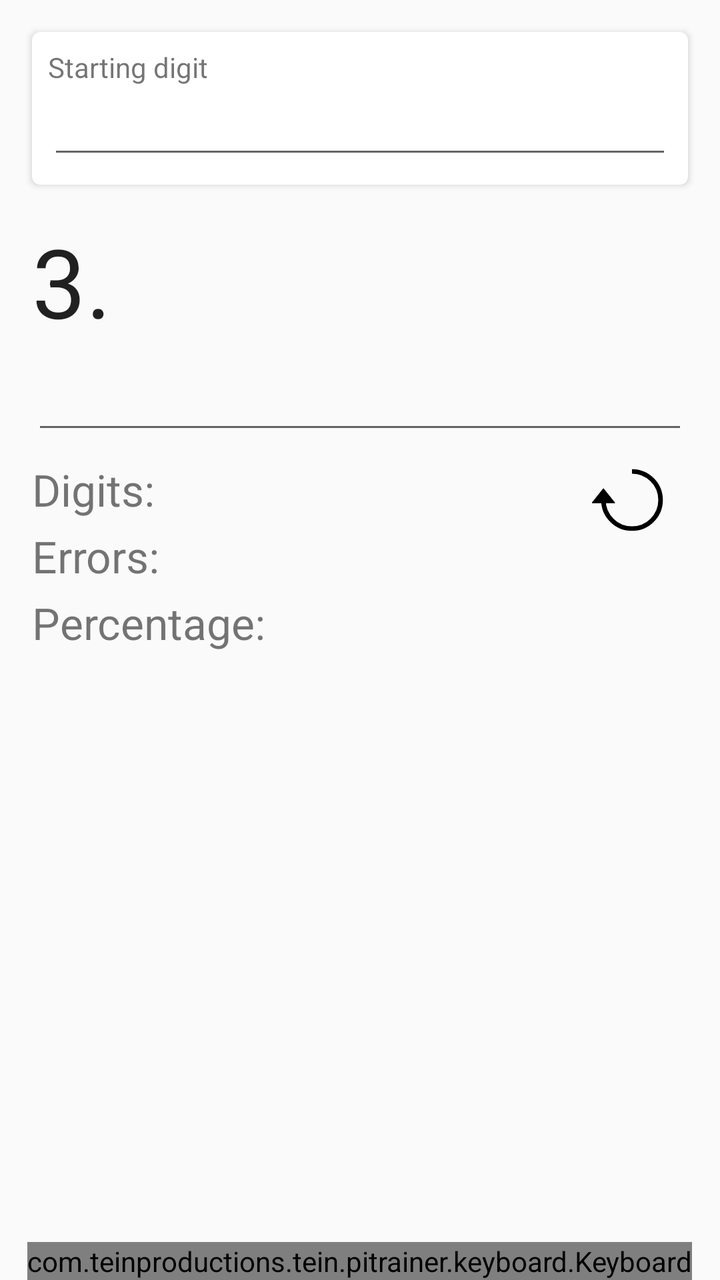
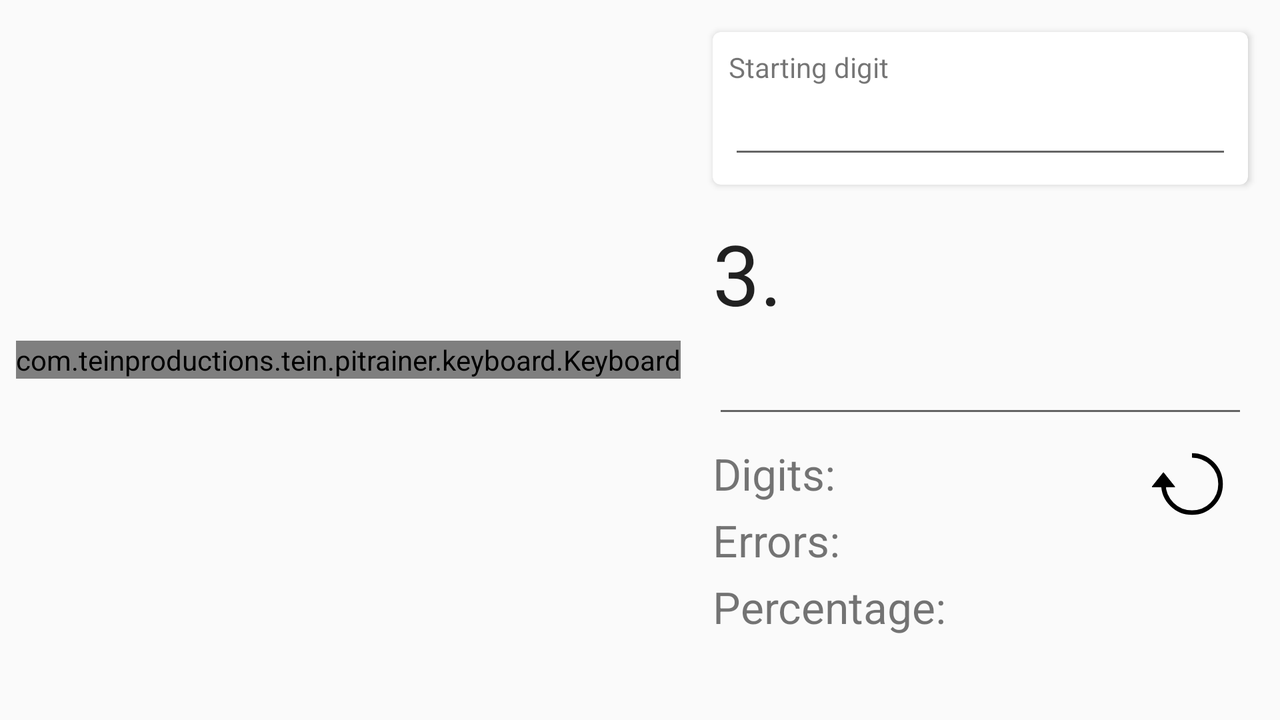

One screen, two layout resources from the same app: the default and the repository's alternative for another configuration. Each is rendered where Android would select it; the XML of both is given below.
<!-- AndroidManifest.xml: application theme AppTheme -->
<!-- res/layout/fragment_practise.xml -->
<?xml version="1.0" encoding="utf-8"?>
<RelativeLayout xmlns:android="http://schemas.android.com/apk/res/android"
    xmlns:app="http://schemas.android.com/apk/res-auto"
    xmlns:tools="http://schemas.android.com/tools"
    android:id="@+id/root"
    android:layout_width="match_parent"
    android:layout_height="match_parent">

    <ScrollView
        android:layout_width="match_parent"
        android:layout_height="match_parent"
        android:layout_above="@id/keyboard">

        <RelativeLayout
            android:layout_width="match_parent"
            android:layout_height="wrap_content">

            <ImageButton
                android:id="@+id/openSettings_button"
                android:layout_width="wrap_content"
                android:layout_height="wrap_content"
                android:layout_alignParentEnd="true"
                android:layout_alignParentRight="true"
                android:layout_alignParentTop="true"
                android:layout_marginEnd="16dp"
                android:layout_marginRight="16dp"
                android:layout_marginTop="16dp"
                android:background="?attr/selectableItemBackgroundBorderless"
                android:contentDescription="@string/settings"
                android:padding="8dp"
                android:scaleType="fitCenter"
                android:src="@drawable/ic_keyboard_arrow_down_24dp" />

            <androidx.cardview.widget.CardView
                android:id="@+id/settings_layout"
                android:layout_width="match_parent"
                android:layout_height="wrap_content"
                android:layout_marginLeft="16dp"
                android:layout_marginRight="16dp"
                android:layout_marginTop="16dp"
                android:visibility="gone"
                app:cardCornerRadius="4dp"
                app:contentPadding="8dp"
                tools:visibility="visible">

                <ImageButton
                    android:id="@+id/closeSettings_button"
                    android:layout_width="wrap_content"
                    android:layout_height="wrap_content"
                    android:layout_gravity="end"
                    android:background="?attr/selectableItemBackgroundBorderless"
                    android:contentDescription="@string/close_settings_xs"
                    android:src="@drawable/ic_close_24dp" />

                <LinearLayout
                    android:layout_width="match_parent"
                    android:layout_height="wrap_content"
                    android:orientation="vertical">

                    <TextView
                        android:id="@+id/startDigit_textView"
                        android:layout_width="wrap_content"
                        android:layout_height="wrap_content"
                        android:text="@string/starting_digit" />

                    <EditText
                        android:id="@+id/startDigit_editText"
                        android:layout_width="match_parent"
                        android:layout_height="wrap_content"
                        android:inputType="number" />
                </LinearLayout>
            </androidx.cardview.widget.CardView>

            <TextView
                android:id="@+id/integerPart_textView"
                android:layout_width="wrap_content"
                android:layout_height="wrap_content"
                android:layout_below="@id/settings_layout"
                android:layout_marginLeft="16dp"
                android:layout_marginRight="16dp"
                android:layout_marginTop="16dp"
                android:textColor="?android:textColorPrimary"
                android:textSize="48sp"
                tools:text="3." />

            <EditText
                android:id="@+id/input_editText"
                android:layout_width="match_parent"
                android:layout_height="wrap_content"
                android:layout_below="@id/integerPart_textView"
                android:layout_marginLeft="16dp"
                android:layout_marginRight="16dp"
                android:inputType="number"
                android:textSize="24sp" />

            <ImageButton
                android:id="@+id/refresh_button"
                android:layout_width="wrap_content"
                android:layout_height="wrap_content"
                android:layout_alignParentEnd="true"
                android:layout_alignParentRight="true"
                android:layout_below="@id/input_editText"
                android:layout_marginEnd="16dp"
                android:layout_marginRight="16dp"
                android:background="@null"
                android:contentDescription="@string/restart"
                android:padding="8dp"
                tools:src="@drawable/ic_restart" />

            <TableLayout
                android:layout_width="wrap_content"
                android:layout_height="wrap_content"
                android:layout_below="@id/input_editText"
                android:layout_marginLeft="16dp"
                android:layout_marginStart="16dp"
                android:layout_marginTop="8dp">

                <TableRow>

                    <TextView
                        android:text="@string/digits_colon"
                        android:textSize="22sp" />

                    <TextView
                        android:id="@+id/digits_textView"
                        android:textSize="22sp" />
                </TableRow>

                <TableRow android:layout_marginTop="4dp">

                    <TextView
                        android:text="@string/errors_colon"
                        android:textSize="22sp" />

                    <TextView
                        android:id="@+id/errors_textView"
                        android:textSize="22sp" />
                </TableRow>

                <TableRow android:layout_marginTop="4dp">

                    <TextView
                        android:text="@string/percentage_colon"
                        android:textSize="22sp" />

                    <TextView
                        android:id="@+id/percentage_textView"
                        android:textSize="22sp" />
                </TableRow>
            </TableLayout>
        </RelativeLayout>
    </ScrollView>

    <com.teinproductions.tein.pitrainer.keyboard.Keyboard
        android:id="@+id/keyboard"
        android:layout_width="wrap_content"
        android:layout_height="wrap_content"
        android:layout_alignParentBottom="true"
        android:layout_centerHorizontal="true"
        android:visibility="gone"
        tools:visibility="visible" />
</RelativeLayout>
<!-- resources referenced by this layout -->
<resources>
  <!-- drawable ic_restart (drawable-v21) -->
  <?xml version="1.0" encoding="utf-8"?>
  <vector xmlns:android="http://schemas.android.com/apk/res/android"
      android:width="40dp"
      android:height="40dp"
      android:viewportHeight="140"
      android:viewportWidth="140">
  
      <group
          android:name="rotating_arrow"
          android:pivotX="70"
          android:pivotY="70">
          <path
              android:name="circle"
              android:pathData="M 70 20 A 50 50 0 1 1 20 70"
              android:strokeColor="@color/restart_arrow_color"
              android:strokeWidth="8" />
  
          <path
              android:name="triangle"
              android:fillColor="@color/restart_arrow_color"
              android:pathData="M 0 75 L 40 75 L 20 50 Z"
              android:strokeColor="@color/restart_arrow_color" />
      </group>
  </vector>
  <string name="close_settings_xs">Close settings</string>
  <string name="digits_colon">Digits:</string>
  <string name="errors_colon">Errors:</string>
  <string name="percentage_colon">Percentage:</string>
  <string name="restart">Restart</string>
  <string name="settings">Settings</string>
  <string name="starting_digit">Starting digit</string>
  <style name="AppTheme" parent="Theme.AppCompat.DayNight.NoActionBar">
          <item name="colorPrimary">@color/colorPrimary</item>
          <item name="colorPrimaryDark">@color/colorPrimaryDark</item>
          <item name="colorAccent">@color/colorAccent</item>
      </style>
  <color name="restart_arrow_color">#ff000000</color>
  <color name="colorPrimary">#2196F3</color>
  <color name="colorPrimaryDark">#1976D2</color>
  <color name="colorAccent">#00c853</color>
</resources>
<!-- res/layout-land/fragment_practise.xml (the repository's variant of the layout above) -->
<!-- drawn on the phone turned sideways -->
<?xml version="1.0" encoding="utf-8"?>
<LinearLayout xmlns:android="http://schemas.android.com/apk/res/android"
    xmlns:app="http://schemas.android.com/apk/res-auto"
    xmlns:tools="http://schemas.android.com/tools"
    android:id="@+id/root"
    android:layout_width="match_parent"
    android:layout_height="match_parent">

    <com.teinproductions.tein.pitrainer.keyboard.Keyboard
        android:id="@+id/keyboard"
        android:layout_width="wrap_content"
        android:layout_height="wrap_content"
        android:layout_gravity="center"
        android:layout_marginLeft="8dp"
        android:layout_marginRight="8dp"
        android:visibility="gone"
        tools:visibility="visible" />

    <ScrollView
        android:layout_width="0dp"
        android:layout_height="match_parent"
        android:layout_weight="1">

        <RelativeLayout
            android:layout_width="match_parent"
            android:layout_height="wrap_content">

            <ImageButton
                android:id="@+id/openSettings_button"
                android:layout_width="wrap_content"
                android:layout_height="wrap_content"
                android:layout_alignParentEnd="true"
                android:layout_alignParentRight="true"
                android:layout_alignParentTop="true"
                android:layout_marginEnd="16dp"
                android:layout_marginRight="16dp"
                android:layout_marginTop="16dp"
                android:background="?attr/selectableItemBackgroundBorderless"
                android:contentDescription="@string/settings"
                android:padding="8dp"
                android:scaleType="fitCenter"
                android:src="@drawable/ic_keyboard_arrow_down_24dp" />

            <androidx.cardview.widget.CardView
                android:id="@+id/settings_layout"
                android:layout_width="match_parent"
                android:layout_height="wrap_content"
                android:layout_marginLeft="8dp"
                android:layout_marginRight="16dp"
                android:layout_marginTop="16dp"
                android:visibility="gone"
                app:cardCornerRadius="4dp"
                app:contentPadding="8dp"
                tools:visibility="visible">

                <ImageButton
                    android:id="@+id/closeSettings_button"
                    android:layout_width="wrap_content"
                    android:layout_height="wrap_content"
                    android:layout_gravity="end"
                    android:background="?attr/selectableItemBackgroundBorderless"
                    android:contentDescription="@string/close_settings_xs"
                    android:src="@drawable/ic_close_24dp" />

                <LinearLayout
                    android:layout_width="match_parent"
                    android:layout_height="wrap_content"
                    android:orientation="vertical">

                    <TextView
                        android:id="@+id/startDigit_textView"
                        android:layout_width="wrap_content"
                        android:layout_height="wrap_content"
                        android:text="@string/starting_digit" />

                    <EditText
                        android:id="@+id/startDigit_editText"
                        android:layout_width="match_parent"
                        android:layout_height="wrap_content"
                        android:inputType="number" />
                </LinearLayout>
            </androidx.cardview.widget.CardView>

            <TextView
                android:id="@+id/integerPart_textView"
                android:layout_width="wrap_content"
                android:layout_height="wrap_content"
                android:layout_below="@id/settings_layout"
                android:layout_marginLeft="8dp"
                android:layout_marginRight="16dp"
                android:layout_marginTop="16dp"
                android:textColor="?android:textColorPrimary"
                android:textSize="42sp"
                tools:text="3." />

            <EditText
                android:id="@+id/input_editText"
                android:layout_width="match_parent"
                android:layout_height="wrap_content"
                android:layout_below="@id/integerPart_textView"
                android:maxLines="8"
                android:layout_marginLeft="8dp"
                android:layout_marginRight="16dp"
                android:numeric="integer"
                android:textSize="24sp" />

            <ImageButton
                android:id="@+id/refresh_button"
                android:layout_width="wrap_content"
                android:layout_height="wrap_content"

                android:layout_marginEnd="16dp"
                android:layout_marginRight="16dp"
                android:layout_alignParentEnd="true"
                android:layout_alignParentRight="true"
                android:layout_below="@id/input_editText"
                android:background="@null"
                android:contentDescription="@string/restart"
                android:padding="8dp"
                tools:src="@drawable/ic_restart" />

            <TableLayout
                android:layout_marginLeft="8dp"
                android:layout_marginRight="16dp"
                android:layout_width="wrap_content"
                android:layout_height="wrap_content"
                android:layout_below="@id/input_editText"
                android:layout_marginTop="8dp">

                <TableRow>

                    <TextView
                        android:text="@string/digits_colon"
                        android:textSize="22sp" />

                    <TextView
                        android:id="@+id/digits_textView"
                        android:textSize="22sp" />
                </TableRow>

                <TableRow android:layout_marginTop="4dp">

                    <TextView
                        android:text="@string/errors_colon"
                        android:textSize="22sp" />

                    <TextView
                        android:id="@+id/errors_textView"
                        android:textSize="22sp" />
                </TableRow>

                <TableRow android:layout_marginTop="4dp">

                    <TextView
                        android:text="@string/percentage_colon"
                        android:textSize="22sp" />

                    <TextView
                        android:id="@+id/percentage_textView"
                        android:textSize="22sp" />
                </TableRow>
            </TableLayout>
        </RelativeLayout>
    </ScrollView>
</LinearLayout>
